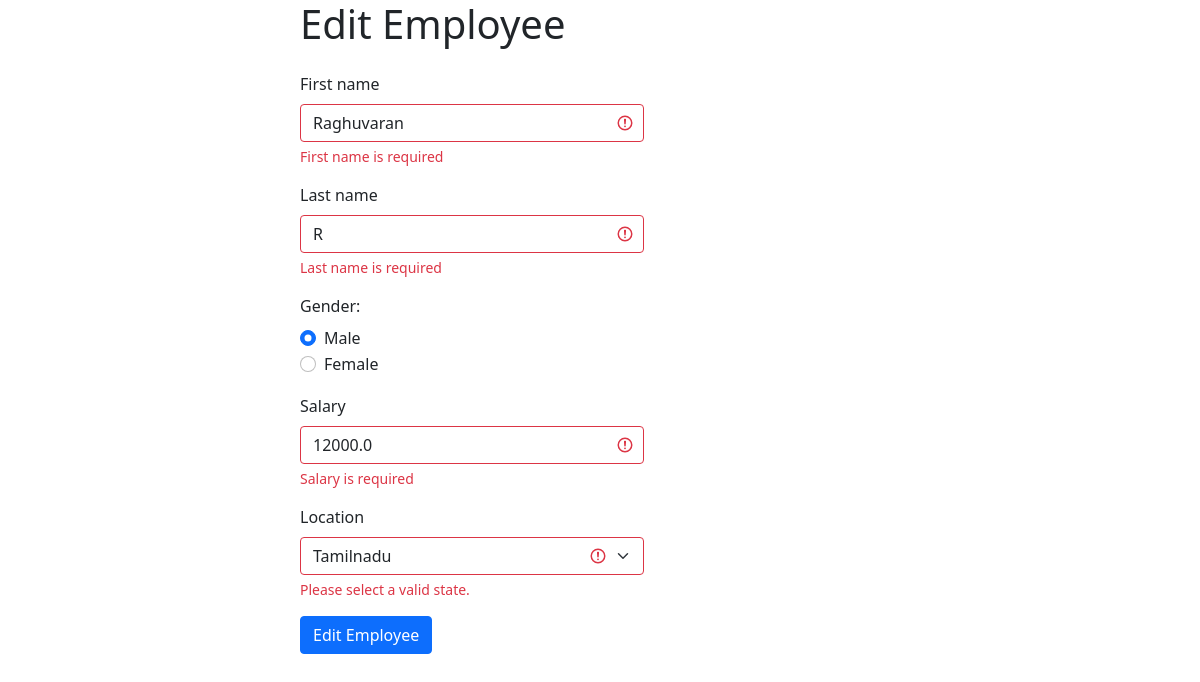
/edit?id=1, run on the app's committed database.
### main.py (models this page shows)
class Employee(db.Model):
    id=db.Column(db.Integer,primary_key=True)
    firstname = db.Column(db.String(100), unique=True, nullable=False)
    lastname = db.Column(db.String(100), nullable=False)
    gender= db.Column(db.String(10), nullable=False)
    salary=db.Column(db.Float, nullable=False)
    location=db.Column(db.String(100), nullable=False)

### main.py (the view, shortened to what this page needs)
@app.route("/edit",methods=['GET','POST'])
def edit():
    emp_id=request.args.get('id')
    employee_record=Employee.query.get(emp_id)
    return render_template("edit.html",emp_record=employee_record)

### templates/edit.html (shortened to what this page needs)
<!DOCTYPE html>
<html lang="en">
<head>
    <link href="https://cdn.jsdelivr.net/npm/bootstrap@5.0.2/dist/css/bootstrap.min.css" rel="stylesheet">
    <link rel="stylesheet" href="static/style.css">
</head>
<body class="add">
    <div>
        <h1>Edit Employee</h1>
    <form class="row g-3 size" action="{{url_for('edit')}}" method="POST">
        <div class="col-md-12">
          <label for="firstname" class="form-label">First name</label>
          <input type="text" class="form-control is-invalid" name="firstname" id="firstname" value="{{emp_record.firstname}}" required>
          <div class="invalid-feedback">
            First name is required
          </div>
        </div>
        <div class="col-md-12">
          <label for="validationServer02" class="form-label">Last name</label>
          <input type="text" class="form-control is-invalid" name="lastname" id="validationServer02" value="{{emp_record.lastname}}" required>
          <div class="invalid-feedback">
            Last name is required
          </div>
        </div>
        <div class="col-md-12">
            <label for="validationServer02" class="form-label">Gender:</label>
            <div class="form-check">
                <input class="form-check-input" type="radio" name="gender" value="Male" id="Male"
                       {% if emp_record.gender=="Male" %}
                       checked
                       {% endif %}
                >
                <label class="form-check-label" for="Male">
                  Male
                </label>
              </div>
              <div class="form-check">
                <input class="form-check-input" type="radio" name="gender" value="Female" id="Female"
                >
                <label class="form-check-label" for="Female">
                  Female
                </label>
              </div>
        </div>
        <div class="col-md-12">
            <label for="validationServer01" class="form-label">Salary</label>
            <input type="text" class="form-control is-invalid" name="salary" id="validationServer01" value="{{emp_record.salary}}" required>
            <div class="invalid-feedback">
              Salary is required
            </div>
          </div>
        <div class="col-md-12">
          <label for="validationServer04" class="form-label">Location</label>
          <select class="form-select is-invalid" name="location" id="validationServer04" aria-describedby="validationServer04Feedback"  required>
            <option value="Tamilnadu"
                     {% if emp_record.location=="Tamilnadu" %}
                       selected
                       {% endif %}
            >Tamilnadu</option>
          </select>
          <div id="validationServer04Feedback" class="invalid-feedback">
            Please select a valid state.
          </div>
        </div>
        <div class="col-12">
          <button class="btn btn-primary" type="submit">Edit Employee</button>
        </div>
      </form>
    </div>
</body>
</html>

### static/style.css (style rules this page uses)
html { margin: 0; padding: 0; }
body { margin:5% 10%; }
.size { width: 60%; }
.add { margin: 0 25%; }

### data on the page
Employee: firstname "Raghuvaran", lastname "R", gender "☑ Male", gender "☐ Female", salary "12000.0", location "Tamilnadu"
